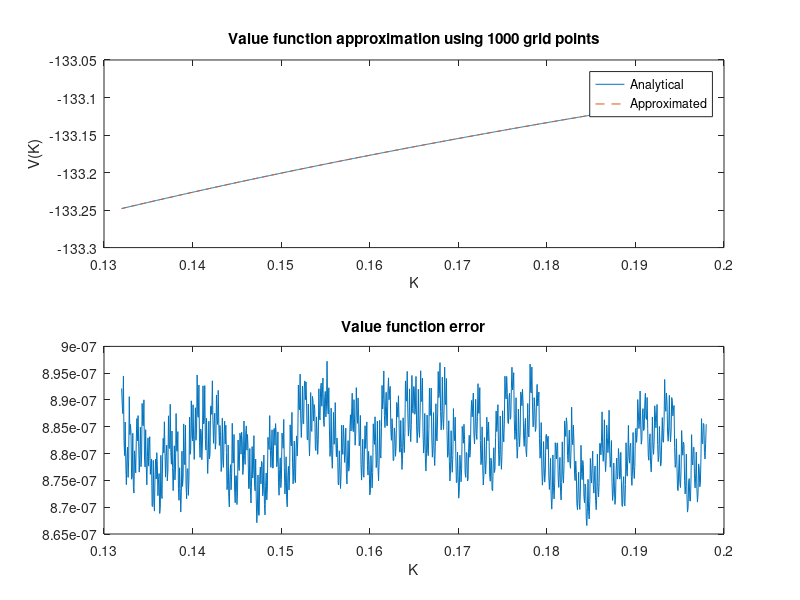
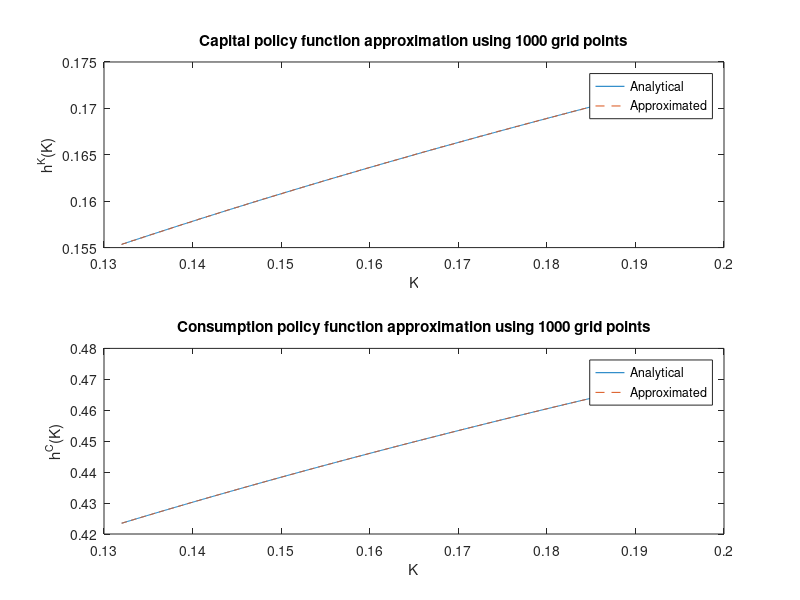

Write MATLAB code to recreate these figures, in order.
% Solution of the non-stochastic Ramsey model
% using policy function iteration
% exploting monoticity of the policy function
% and concavity of the value function
%
% (c) J Marcelo Ochoa 

% Administrative commands

clear all
%clc

%%
% Initialize: set model's parameters

tic;            % Start Clock counter
tol = 1e-7;                        % Tolerance level

alfa=0.27;      % Production function
bet=0.994;     % Subjective discount factor

%
% Characterize the steady state

Kss = (alfa*bet)^(1/(1-alfa));    % Capital stock at the steady state
Css = Kss^alfa - Kss;                         % Consumption at the steady state

%%
% Value function iteration

% Step 1: Choose a grid of admissible values for the state variable
nk=1000;                              % Number of grid points for the capital
Kmin=0.8*Kss;
Kmax=1.2*Kss;
K=(Kmin:(Kmax-Kmin)/(nk-1):Kmax)';  % Grid for capital
nk=size(K,1);                       % Number of grid points

% Step 2: Initialize the value function

v0 = ones(nk,1)*log(Css)/(1-bet);   % starting value function
v1 = [];                            % updated value function 
h1 = [];                            % updated policy function 
checkv = 1;
j0=1;
% Step 3. Compute a new value function and policy function

while checkv>=tol*(1-bet);
    % Compute v1 and h1 indexes
    for i=1:nk
        % Binary search algorithm
        imin = j0;
        imax = nk;
        while (imax-imin)>2;
            il = floor((imin+imax)/2);
            iu = il+1;
            fl = log(K(i)^alfa - K(il))+bet*v0(il);
            fu = log(K(i)^alfa - K(iu))+bet*v0(iu);
            if fu>fl;
                imin=il;
            else
                imax=iu;
            end
        end
        isol = [imin,imin+1,imax];
        [v1j0 h1j0]= max(log(K(i)^alfa - K(isol))+bet*v0(isol));
        h1(i,1) = isol(h1j0);
        j0 = h1(i,1);
    end
    
    % Policy function iteration
    Q = sparse((1:nk)',h1,1,nk,nk);
    IQ = inv(sparse(eye(nk))-bet*Q);
    C = K.^alfa - K(h1);  % Consumption 
    C = (C>0).*C + (C<=0).*0;   % Replace C=0 if C<=0
    v1 = IQ*log(C);

    % Step 4: Check for convergence/replace v0
    checkv = norm(v1-v0);
    v0 = v1;
    j0=1;
end

toc;        % Stop clock

% Compute policy functions

hk = K(h1);
hc = (K.^alfa) - hk;

%%
% Plot the true and approximated policy functions

% Analytical value function policy functions

a = (1/(1-bet))* (log((1-alfa*bet))+alfa*bet*log(alfa*bet)/(1-alfa*bet));
b = alfa/(1- alfa*bet);
vk = a + b*log(K);

hka = (alfa*bet*(K.^alfa));                   % Capital
hca = ((1-alfa*bet)*(K.^alfa));               % Consumption 

%Make Plots

figure(1)
subplot(2,1,1)
plot(K,vk,'-',K,v1,'--');
title(sprintf('Value function approximation using %d grid points',nk))
legend('Analytical','Approximated','Location','Best')
xlabel('K')
ylabel('V(K)')
subplot(2,1,2)
plot(K,(vk-v1));
title('Value function error')
xlabel('K')

figure(2)
subplot(2,1,1)
plot(K,hka,'-',K,hk,'--');
title(sprintf('Capital policy function approximation using %d grid points',nk))
legend('Analytical','Approximated','Location','Best')
xlabel('K')
ylabel('h^K(K)')
subplot(2,1,2)
plot(K,hca,'-',K,hc,'--');
title(sprintf('Consumption policy function approximation using %d grid points',nk))
legend('Analytical','Approximated','Location','Best')
xlabel('K')
ylabel('h^C(K)')
%%
% Print results
% 

fprintf('---------------------------------\n')
fprintf(' Approximation Errors using %d grid points \n',nk)
fprintf('---------------------------------\n')
fprintf(' Value function \n')
fprintf(' v true - v approx  = %6.3f  \n',norm(vk-v1))
fprintf('---------------------------------\n')
fprintf(' Policy functions \n')
fprintf('---------------------------------\n')
fprintf(' hk true - hk approx  = %6.3f  \n',norm(hka-hk))
fprintf(' hc true - hc approx  = %6.3f  \n',norm(hca-hc))
fprintf('---------------------------------\n')
